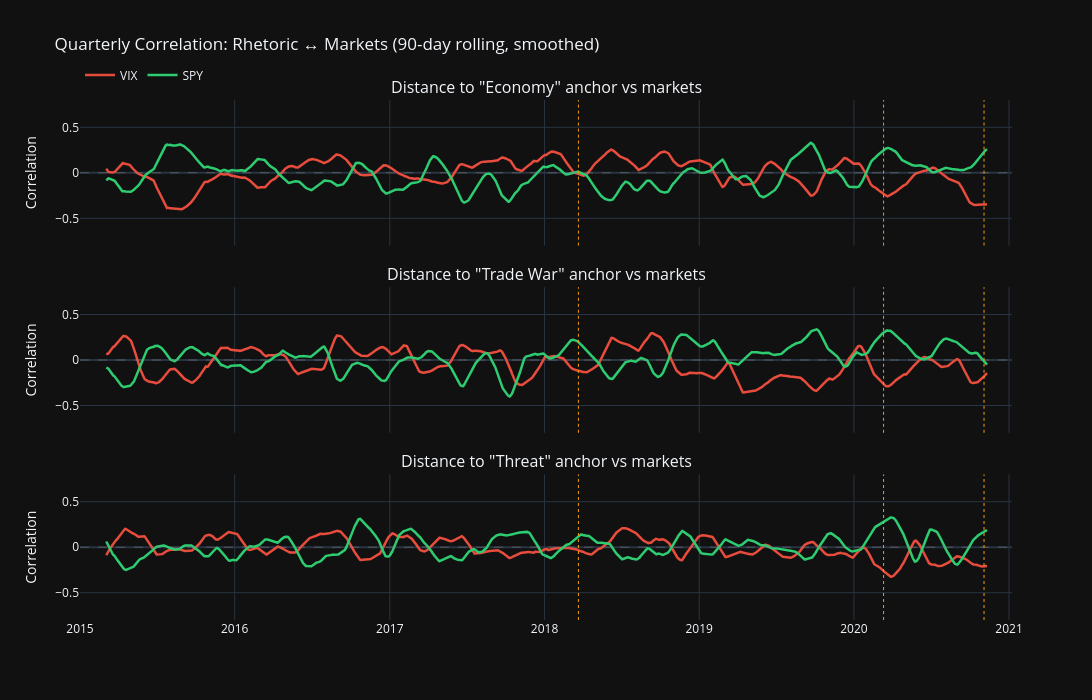

The notebook cell saved with this chart:
### Code cell
# ── 5c. Quarterly-smoothed correlations: rhetoric vs markets ─────
# Rolling 90-day (quarterly) correlation, smoothed for readability
WINDOW = 90  # ~1 quarter
indicators = {'VIX': C_CRISIS, 'SPY': C_ECON}  # Focus on the 2 most relevant

# Select the 3 most interesting anchors (economy, trade_war, threat)
focus_anchors = ['economy', 'trade_war', 'threat']

fig = make_subplots(
    rows=len(focus_anchors), cols=1,
    subplot_titles=[f'Distance to "{a.replace("_", " ").title()}" anchor vs markets' for a in focus_anchors],
    shared_xaxes=True, vertical_spacing=0.08,
)

for j, anchor_name in enumerate(focus_anchors):
    anchor_col = f'anchor_{anchor_name}'
    if anchor_col not in df_aligned.columns:
        continue
    for ind, color in indicators.items():
        if ind not in df_aligned.columns:
            continue
        # Quarterly rolling Pearson correlation
        rolling_corr = df_aligned[anchor_col].rolling(WINDOW, center=True).corr(df_aligned[ind])
        # Additional smoothing for readability
        rolling_corr_smooth = rolling_corr.rolling(30, center=True).mean()
        
        fig.add_trace(go.Scatter(
            x=df_aligned.index, y=rolling_corr_smooth,
            mode='lines', line=dict(color=color, width=2.5),
            name=ind, showlegend=(j == 0),
            legendgroup=ind,
        ), row=j + 1, col=1)
    
    fig.add_hline(y=0, line=dict(color='gray', width=0.5, dash='dash'), row=j + 1, col=1)
    fig.update_yaxes(range=[-0.8, 0.8], title_text='Correlation', row=j + 1, col=1)

# Add known events
for event_date, event_name in KNOWN_EVENTS.items():
    event_dt = pd.Timestamp(event_date)
    if event_name in ['Trade War Begins', 'COVID Emergency', 'Election 2020']:
        for row in range(1, len(focus_anchors) + 1):
            fig.add_vline(x=event_dt, row=row, col=1,
                         line=dict(color=C_EVENT, width=1, dash='dot'))

fig.update_layout(
    title=f'Quarterly Correlation: Rhetoric ↔ Markets (90-day rolling, smoothed)',
    height=700, width=1100, template=TEMPLATE,
    legend=dict(orientation='h', yanchor='bottom', y=1.02),
)
fig.show()

### Figure 1 — Plotly figure (JSON) as saved in the notebook; plotly's stock layout.template omitted (floating-point values rounded to 4 significant figures; data arrays with more than 128 entries replaced by an {"elided": "..."} marker saying what was removed)
{"data": [{"legendgroup": "VIX", "line": {"color": "#e74c3c", "width": 2.5}, "mode": "lines", "name": "VIX", "showlegend": true, "type": "scatter", "x": {"elided": "2176 str values"}, "xaxis": "x", "y": {"elided": "2176 float values"}, "yaxis": "y"}, {"legendgroup": "SPY", "line": {"color": "#2ecc71", "width": 2.5}, "mode": "lines", "name": "SPY", "showlegend": true, "type": "scatter", "x": {"elided": "2176 str values"}, "xaxis": "x", "y": {"elided": "2176 float values"}, "yaxis": "y"}, {"legendgroup": "VIX", "line": {"color": "#e74c3c", "width": 2.5}, "mode": "lines", "name": "VIX", "showlegend": false, "type": "scatter", "x": {"elided": "2176 str values"}, "xaxis": "x2", "y": {"elided": "2176 float values"}, "yaxis": "y2"}, {"legendgroup": "SPY", "line": {"color": "#2ecc71", "width": 2.5}, "mode": "lines", "name": "SPY", "showlegend": false, "type": "scatter", "x": {"elided": "2176 str values"}, "xaxis": "x2", "y": {"elided": "2176 float values"}, "yaxis": "y2"}, {"legendgroup": "VIX", "line": {"color": "#e74c3c", "width": 2.5}, "mode": "lines", "name": "VIX", "showlegend": false, "type": "scatter", "x": {"elided": "2176 str values"}, "xaxis": "x3", "y": {"elided": "2176 float values"}, "yaxis": "y3"}, {"legendgroup": "SPY", "line": {"color": "#2ecc71", "width": 2.5}, "mode": "lines", "name": "SPY", "showlegend": false, "type": "scatter", "x": {"elided": "2176 str values"}, "xaxis": "x3", "y": {"elided": "2176 float values"}, "yaxis": "y3"}], "layout": {"annotations": [{"font": {"size": 16}, "showarrow": false, "text": "Distance to \"Economy\" anchor vs markets", "x": 0.5, "xanchor": "center", "xref": "paper", "y": 1.0, "yanchor": "bottom", "yref": "paper"}, {"font": {"size": 16}, "showarrow": false, "text": "Distance to \"Trade War\" anchor vs markets", "x": 0.5, "xanchor": "center", "xref": "paper", "y": 0.64, "yanchor": "bottom", "yref": "paper"}, {"font": {"size": 16}, "showarrow": false, "text": "Distance to \"Threat\" anchor vs markets", "x": 0.5, "xanchor": "center", "xref": "paper", "y": 0.28, "yanchor": "bottom", "yref": "paper"}], "height": 700, "legend": {"orientation": "h", "y": 1.02, "yanchor": "bottom"}, "shapes": [{"line": {"color": "gray", "dash": "dash", "width": 0.5}, "type": "line", "x0": 0, "x1": 1, "xref": "x domain", "y0": 0, "y1": 0, "yref": "y"}, {"line": {"color": "gray", "dash": "dash", "width": 0.5}, "type": "line", "x0": 0, "x1": 1, "xref": "x2 domain", "y0": 0, "y1": 0, "yref": "y2"}, {"line": {"color": "gray", "dash": "dash", "width": 0.5}, "type": "line", "x0": 0, "x1": 1, "xref": "x3 domain", "y0": 0, "y1": 0, "yref": "y3"}, {"line": {"color": "#f39c12", "dash": "dot", "width": 1}, "type": "line", "x0": "2018-03-22T00:00:00", "x1": "2018-03-22T00:00:00", "xref": "x", "y0": 0, "y1": 1, "yref": "y domain"}, {"line": {"color": "#f39c12", "dash": "dot", "width": 1}, "type": "line", "x0": "2018-03-22T00:00:00", "x1": "2018-03-22T00:00:00", "xref": "x2", "y0": 0, "y1": 1, "yref": "y2 domain"}, {"line": {"color": "#f39c12", "dash": "dot", "width": 1}, "type": "line", "x0": "2018-03-22T00:00:00", "x1": "2018-03-22T00:00:00", "xref": "x3", "y0": 0, "y1": 1, "yref": "y3 domain"}, {"line": {"color": "#f39c12", "dash": "dot", "width": 1}, "type": "line", "x0": "2020-03-11T00:00:00", "x1": "2020-03-11T00:00:00", "xref": "x", "y0": 0, "y1": 1, "yref": "y domain"}, {"line": {"color": "#f39c12", "dash": "dot", "width": 1}, "type": "line", "x0": "2020-03-11T00:00:00", "x1": "2020-03-11T00:00:00", "xref": "x2", "y0": 0, "y1": 1, "yref": "y2 domain"}, {"line": {"color": "#f39c12", "dash": "dot", "width": 1}, "type": "line", "x0": "2020-03-11T00:00:00", "x1": "2020-03-11T00:00:00", "xref": "x3", "y0": 0, "y1": 1, "yref": "y3 domain"}, {"line": {"color": "#f39c12", "dash": "dot", "width": 1}, "type": "line", "x0": "2020-11-03T00:00:00", "x1": "2020-11-03T00:00:00", "xref": "x", "y0": 0, "y1": 1, "yref": "y domain"}, {"line": {"color": "#f39c12", "dash": "dot", "width": 1}, "type": "line", "x0": "2020-11-03T00:00:00", "x1": "2020-11-03T00:00:00", "xref": "x2", "y0": 0, "y1": 1, "yref": "y2 domain"}, {"line": {"color": "#f39c12", "dash": "dot", "width": 1}, "type": "line", "x0": "2020-11-03T00:00:00", "x1": "2020-11-03T00:00:00", "xref": "x3", "y0": 0, "y1": 1, "yref": "y3 domain"}], "title": {"text": "Quarterly Correlation: Rhetoric ↔ Markets (90-day rolling, smoothed)"}, "width": 1100, "xaxis": {"anchor": "y", "domain": [0.0, 1.0], "matches": "x3", "showticklabels": false}, "xaxis2": {"anchor": "y2", "domain": [0.0, 1.0], "matches": "x3", "showticklabels": false}, "xaxis3": {"anchor": "y3", "domain": [0.0, 1.0]}, "yaxis": {"anchor": "x", "domain": [0.72, 1.0], "range": [-0.8, 0.8], "title": {"text": "Correlation"}}, "yaxis2": {"anchor": "x2", "domain": [0.36, 0.64], "range": [-0.8, 0.8], "title": {"text": "Correlation"}}, "yaxis3": {"anchor": "x3", "domain": [0.0, 0.28], "range": [-0.8, 0.8], "title": {"text": "Correlation"}}}}
